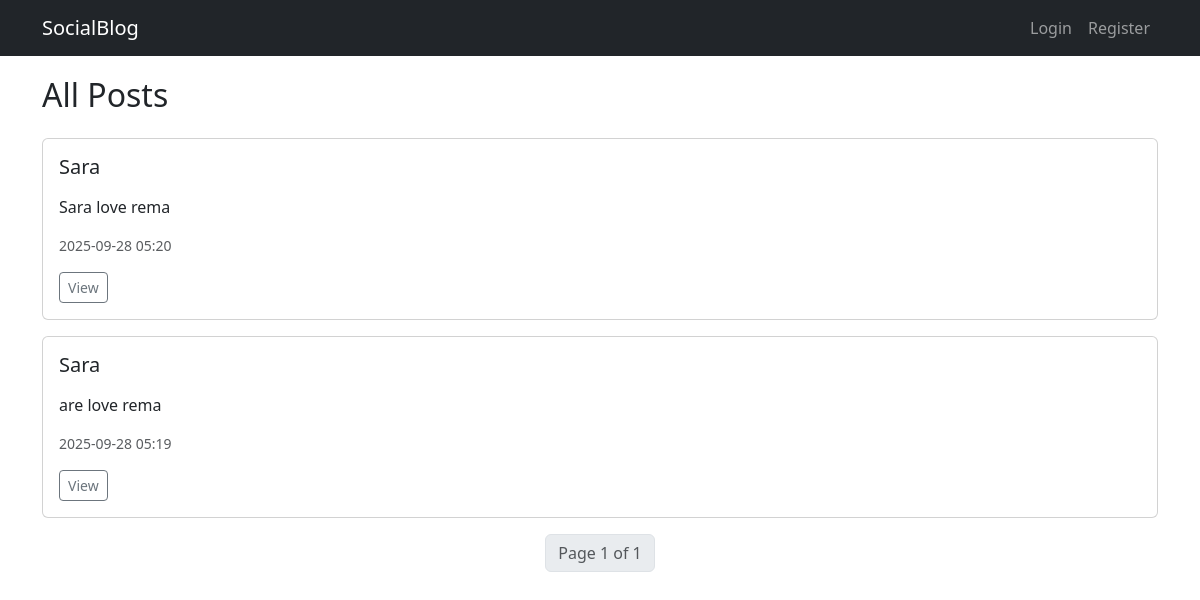
Before: / with the older database file.
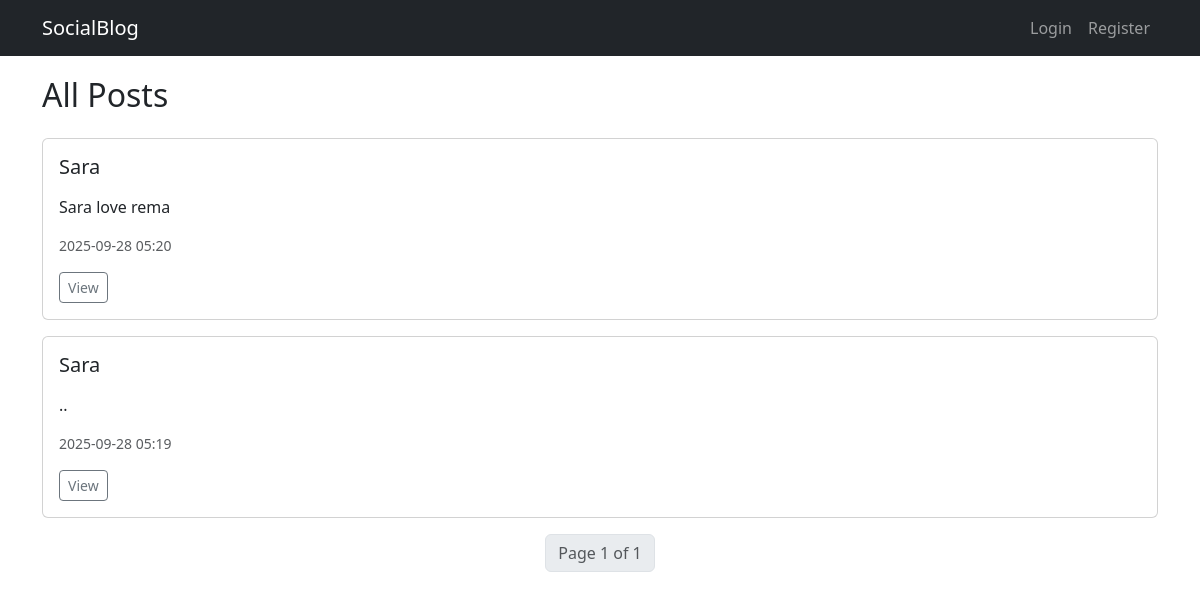
After: the same page with the newer database file.
### app/models.py (models this page shows, shortened)
class Post(db.Model):
    __tablename__ = 'posts'
    id = db.Column(db.Integer, primary_key=True)
    body = db.Column(db.Text)
    body_html = db.Column(db.Text)   # محفوظ كـ HTML معالج
    timestamp = db.Column(db.DateTime, index=True, default=db.func.now())
    author_id = db.Column(db.Integer, db.ForeignKey('users.id'))

class User(UserMixin, db.Model):
    __tablename__ = "users"
    id = db.Column(db.Integer, primary_key=True)
    username = db.Column(db.String(64), unique=True, index=True)
    email = db.Column(db.String(120), unique=True, index=True)
    password_hash = db.Column(db.String(128))
    confirmed = db.Column(db.Boolean, default=False)
    role_id = db.Column(db.Integer, db.ForeignKey('roles.id'))
    name = db.Column(db.String(64))
    location = db.Column(db.String(64))
    bio = db.Column(db.Text())
    member_since = db.Column(db.DateTime(), default=db.func.now())
    last_seen = db.Column(db.DateTime(), default=db.func.now())
    posts = db.relationship('Post', backref='author', lazy='dynamic')
    @property
    def password(self):
        raise AttributeError("password is not readable")

### app/main/views.py (the view)
@main.route('/', methods=['GET', 'POST'])
def index():
    form = PostForm()
    can_write = current_user.is_authenticated and current_user.can(Permission.WRITE)
    if can_write and form.validate_on_submit():
        post = Post(body=form.body.data, author=current_user._get_current_object())
        db.session.add(post)
        db.session.commit()
        flash('Your post has been published.')
        return redirect(url_for('main.index'))
    page = request.args.get('page', 1, type=int)
    per_page = current_app.config.get('POSTS_PER_PAGE', 10)
    pagination = Post.query.order_by(Post.timestamp.desc()).paginate(
        page=page, per_page=per_page, error_out=False
    )
    posts = pagination.items
    return render_template('main/index.html',
                           form=form if can_write else None,
                           posts=posts,
                           pagination=pagination)

### app/auth/views.py (called while the page is built)
@auth.before_app_request
def before_request():
    if current_user.is_authenticated:
        current_user.ping()
        if not current_user.confirmed \
                and request.blueprint != 'auth' \
                and request.endpoint != 'static':
            return redirect(url_for('auth.unconfirmed'))

### app/templates/main/index.html (shortened to what this page needs)
{% extends "base.html" %}
{% block content %}
  <h2 class="mb-4">All Posts</h2>
  {% for post in posts %}
    <div class="card mb-3">
      <div class="card-body">
        <h5 class="card-title">{{ post.author.username }}</h5>
        <p class="card-text">{{ post.body_html | safe }}</p>
        <p class="text-muted small">{{ post.timestamp.strftime('%Y-%m-%d %H:%M') }}</p>
        <a href="{{ url_for('main.post', id=post.id) }}" class="btn btn-sm btn-outline-secondary">View</a>
      </div>
    </div>
  {% endfor %}
  <nav>
    <ul class="pagination justify-content-center">
      <li class="page-item disabled"><a class="page-link">Page {{ pagination.page }} of {{ pagination.pages }}</a></li>
    </ul>
  </nav>
{% endblock %}

### app/templates/base.html (shortened to what this page needs)
<!doctype html>
<html lang="en">
<head>
  <link href="https://cdn.jsdelivr.net/npm/bootstrap@5.3.2/dist/css/bootstrap.min.css" rel="stylesheet">
</head>
<body>
<nav class="navbar navbar-expand-lg navbar-dark bg-dark fixed-top">
  <div class="container">
    <a class="navbar-brand" href="{{ url_for('main.index') }}">SocialBlog</a>
    <div class="collapse navbar-collapse" id="navbarNav">
      <ul class="navbar-nav ms-auto">
        {% if current_user.is_authenticated %}
          <li class="nav-item"><a class="nav-link" href="{{ url_for('main.index') }}">Home</a></li>
          <li class="nav-item"><a class="nav-link" href="{{ url_for('main.create_post') }}">New Post</a></li>
          <li class="nav-item"><a class="nav-link" href="{{ url_for('main.user_profile', username=current_user.username) }}">My Profile</a></li>
          <li class="nav-item"><a class="nav-link" href="{{ url_for('auth.account') }}">Account</a></li>
          <li class="nav-item"><a class="nav-link" href="{{ url_for('auth.change_password') }}">Change Password</a></li>
          <li class="nav-item"><a class="nav-link text-danger" href="{{ url_for('auth.logout') }}">Logout</a></li>
        {% else %}
          <li class="nav-item"><a class="nav-link" href="{{ url_for('auth.login') }}">Login</a></li>
          <li class="nav-item"><a class="nav-link" href="{{ url_for('auth.register') }}">Register</a></li>
        {% endif %}
      </ul>
    </div>
  </div>
</nav>
  <div class="container">
    {% block content %}{% endblock %}
  </div>
</body>
</html>

### app/templates/base.html (style rules this page uses)
body { padding-top: 60px; }

Changed rows visible on the page:
changed Post (number 2 of 2 on the later page): body_html "are love rema" → ".."
